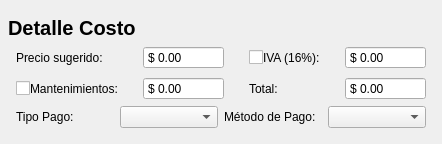
      <widget class="QFrame" name="costCard">
       <layout class="QVBoxLayout" name="costLayout">
        <property name="spacing">
         <number>-1</number>
        </property>
        <property name="leftMargin">
         <number>8</number>
        </property>
        <property name="topMargin">
         <number>16</number>
        </property>
        <property name="rightMargin">
         <number>8</number>
        </property>
        <property name="bottomMargin">
         <number>16</number>
        </property>
        <item>
         <widget class="QLabel" name="costDetailsLabel">
          <property name="sizePolicy">
           <sizepolicy hsizetype="Preferred" vsizetype="Fixed">
            <horstretch>0</horstretch>
            <verstretch>0</verstretch>
           </sizepolicy>
          </property>
          <property name="font">
           <font>
            <pointsize>15</pointsize>
            <bold>true</bold>
           </font>
          </property>
          <property name="text">
           <string>Detalle Costo</string>
          </property>
          <property name="class" stdset="0">
           <string>h3</string>
          </property>
         </widget>
        </item>
        <item>
         <widget class="QFrame" name="costForm1">
          <property name="enabled">
           <bool>true</bool>
          </property>
          <property name="sizePolicy">
           <sizepolicy hsizetype="Preferred" vsizetype="Maximum">
            <horstretch>0</horstretch>
            <verstretch>0</verstretch>
           </sizepolicy>
          </property>
          <property name="lineWidth">
           <number>1</number>
          </property>
          <layout class="QGridLayout" name="costGrid1">
           <property name="leftMargin">
            <number>8</number>
           </property>
           <property name="topMargin">
            <number>0</number>
           </property>
           <property name="rightMargin">
            <number>8</number>
           </property>
           <property name="bottomMargin">
            <number>0</number>
           </property>
           <property name="horizontalSpacing">
            <number>25</number>
           </property>
           <property name="verticalSpacing">
            <number>8</number>
           </property>
           <item row="1" column="3">
            <widget class="QDoubleSpinBox" name="ivaSpin">
             <property name="enabled">
              <bool>true</bool>
             </property>
             <property name="sizePolicy">
              <sizepolicy hsizetype="Expanding" vsizetype="Fixed">
               <horstretch>0</horstretch>
               <verstretch>0</verstretch>
              </sizepolicy>
             </property>
             <property name="buttonSymbols">
              <enum>QAbstractSpinBox::ButtonSymbols::NoButtons</enum>
             </property>
             <property name="showGroupSeparator" stdset="0">
              <bool>true</bool>
             </property>
             <property name="prefix">
              <string>$ </string>
             </property>
             <property name="maximum">
              <double>9999999.990000000223517</double>
             </property>
            </widget>
           </item>
           <item row="1" column="0">
            <widget class="QLabel" name="subtotalLabel">
             <property name="text">
              <string>Precio sugerido:</string>
             </property>
            </widget>
           </item>
           <item row="1" column="1">
            <widget class="QDoubleSpinBox" name="subtotalSpin">
             <property name="sizePolicy">
              <sizepolicy hsizetype="Expanding" vsizetype="Fixed">
               <horstretch>0</horstretch>
               <verstretch>0</verstretch>
              </sizepolicy>
             </property>
             <property name="wrapping">
              <bool>false</bool>
             </property>
             <property name="buttonSymbols">
              <enum>QAbstractSpinBox::ButtonSymbols::NoButtons</enum>
             </property>
             <property name="showGroupSeparator" stdset="0">
              <bool>true</bool>
             </property>
             <property name="prefix">
              <string>$ </string>
             </property>
             <property name="maximum">
              <double>9999999.990000000223517</double>
             </property>
            </widget>
           </item>
           <item row="2" column="3">
            <widget class="QDoubleSpinBox" name="totalSpin">
             <property name="sizePolicy">
              <sizepolicy hsizetype="Expanding" vsizetype="Fixed">
               <horstretch>0</horstretch>
               <verstretch>0</verstretch>
              </sizepolicy>
             </property>
             <property name="buttonSymbols">
              <enum>QAbstractSpinBox::ButtonSymbols::NoButtons</enum>
             </property>
             <property name="showGroupSeparator" stdset="0">
              <bool>true</bool>
             </property>
             <property name="prefix">
              <string>$ </string>
             </property>
             <property name="maximum">
              <double>9999999.990000000223517</double>
             </property>
            </widget>
           </item>
           <item row="2" column="2">
            <widget class="QLabel" name="totalLabel">
             <property name="text">
              <string>Total:</string>
             </property>
            </widget>
           </item>
           <item row="1" column="2">
            <layout class="QHBoxLayout" name="horizontalLayout">
             <item>
              <widget class="QCheckBox" name="ivaCheckBox">
               <property name="text">
                <string/>
               </property>
              </widget>
             </item>
             <item>
              <widget class="QLabel" name="ivaLabel">
               <property name="text">
                <string>IVA (16%):</string>
               </property>
              </widget>
             </item>
            </layout>
           </item>
           <item row="2" column="0">
            <layout class="QHBoxLayout" name="horizontalLayout_2">
             <item>
              <widget class="QCheckBox" name="maintenanceCheckBox">
               <property name="text">
                <string/>
               </property>
              </widget>
             </item>
             <item>
              <widget class="QLabel" name="maintenanceLabel">
               <property name="text">
                <string>Mantenimientos:</string>
               </property>
              </widget>
             </item>
            </layout>
           </item>
           <item row="2" column="1">
            <widget class="QDoubleSpinBox" name="maintenanceSpin">
             <property name="buttonSymbols">
              <enum>QAbstractSpinBox::ButtonSymbols::NoButtons</enum>
             </property>
             <property name="prefix">
              <string>$ </string>
             </property>
            </widget>
           </item>
          </layout>
         </widget>
        </item>
        <item>
         <widget class="QFrame" name="costForm2">
          <property name="sizePolicy">
           <sizepolicy hsizetype="Preferred" vsizetype="Maximum">
            <horstretch>0</horstretch>
            <verstretch>0</verstretch>
           </sizepolicy>
          </property>
          <layout class="QGridLayout" name="costGrid2" rowstretch="0,0">
           <property name="leftMargin">
            <number>8</number>
           </property>
           <property name="topMargin">
            <number>0</number>
           </property>
           <property name="rightMargin">
            <number>8</number>
           </property>
           <property name="bottomMargin">
            <number>0</number>
           </property>
           <property name="horizontalSpacing">
            <number>-1</number>
           </property>
           <item row="1" column="2">
            <widget class="QLabel" name="paymentMethodLabel">
             <property name="text">
              <string>Método de Pago:</string>
             </property>
            </widget>
           </item>
           <item row="1" column="0">
            <widget class="QLabel" name="paymentTypeLabel">
             <property name="text">
              <string>Tipo Pago:</string>
             </property>
            </widget>
           </item>
           <item row="1" column="3">
            <widget class="QComboBox" name="paymentMethodCombo"/>
           </item>
           <item row="1" column="1">
            <widget class="QComboBox" name="paymentTypeCombo"/>
           </item>
          </layout>
         </widget>
        </item>
       </layout>
      </widget>
